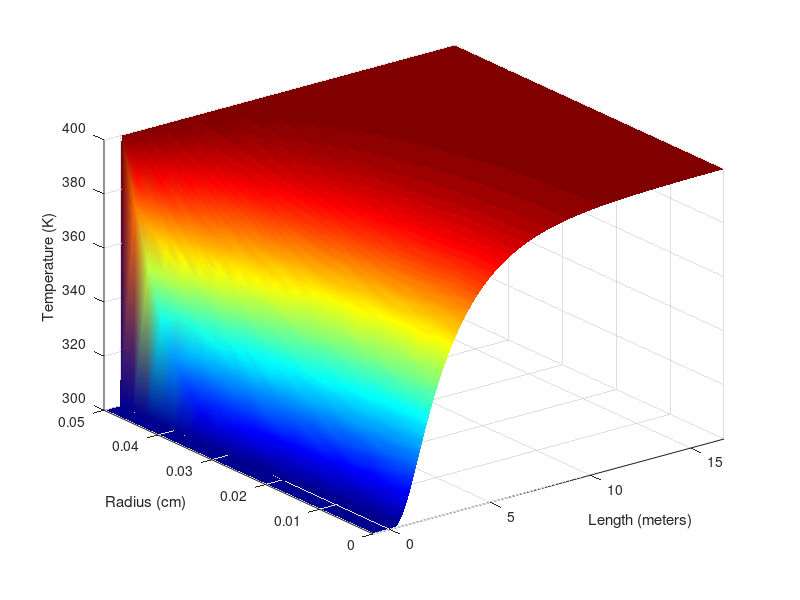
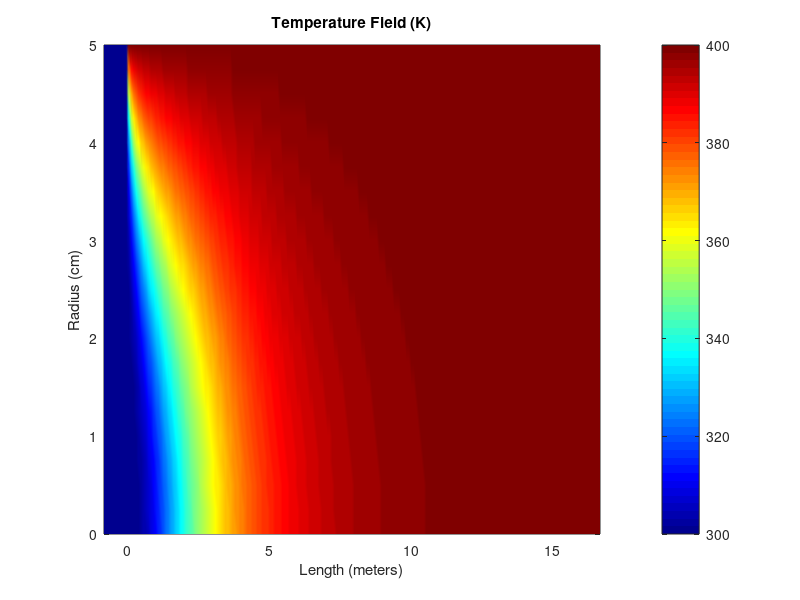
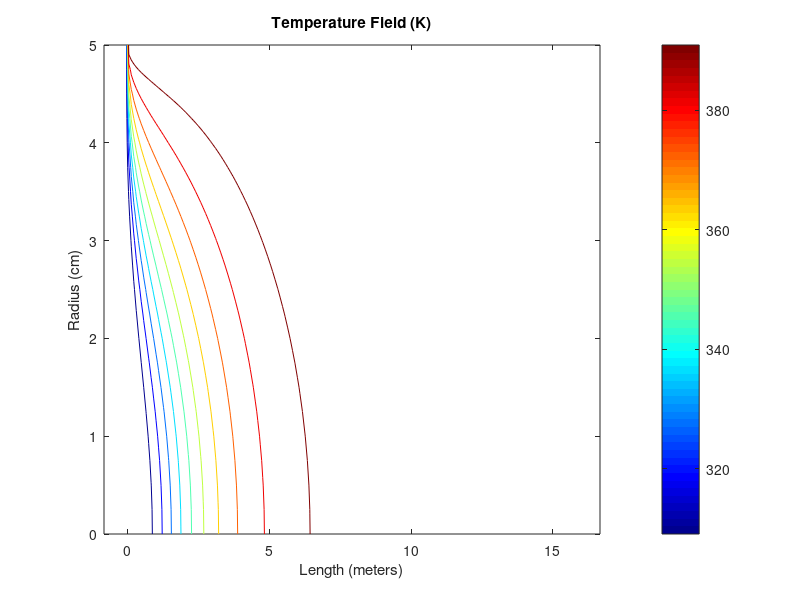
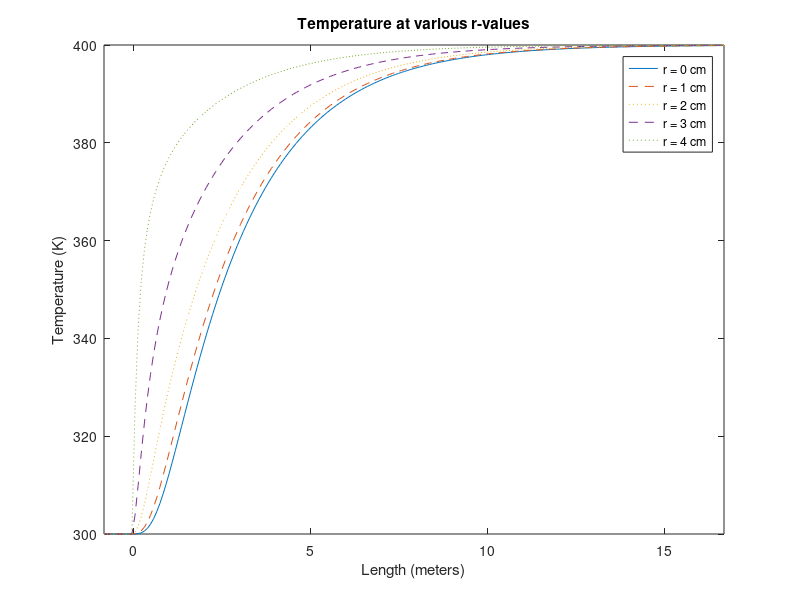

Write the MATLAB code that produced these figures, in order.
% 10.34 - Fall 2006
% Hw Set #8 - Problem #1
% Rob Ashcraft - Oct. 25, 2006


% Heat transfer to a laminar flow in a tube, without neglecting axial
% heat conduction.

%function p1_main

clear; clc;

% Peclet number (Pe) = 2*U*R/a = 2*U*R*rho*Cp/lambda

Re = 100;

T0 = 300;  % K
T1 = 400;  % K
Cp = 4000;  % J/kg-K
lam = 0.6;  % W/m-K = J/m-s-K
mu = 0.5e-3;  % N-s/m^2
rho = 1000;  % kg/m^3

alpha = lam/rho/Cp  % thermal diffusivity (m^2/s)

R = 0.050;  % m

U = Re*mu/(2*R*rho)  % m/s

Pe = 2*U*R/alpha   % Peclet number

tau_cond = R^2/(2*alpha)   % sec

Nr = 5*4 + 1;
Nz = 201;
N_total = Nz*Nr;

Nup = 0.1;
Ndown = 2;

% actual variables
% take X tau's worth of U_centerline
z_initial = -Nup*2*U*tau_cond   %meters, start 2 tau's upstream
z_final = Ndown*2*U*tau_cond   %meters, go 10 tau's downstream

dz = (z_final - z_initial)/(Nz-1);
dr = R/(Nr-1);


A_sparse = spalloc(N_total,N_total,5*N_total);
b_vec = zeros(Nr*Nz,1);

for i = 1:Nz
    for j = 1:Nr
        
        % set up the index
        n = inline('(i-1)*Nr + j','i','j','Nr');
        
        z_var(j,i) = z_initial + (i-1)*dz;
        r_var(j,i) = 0 + (j-1)*dr;
        
        z(i) = z_initial + (i-1)*dz;
        r(j) = 0 + (j-1)*dr;
        
        v_z = 2*U*(1-(r(j)/R)^2);

        
        % set up the boundary conditions
        
        % Wall BC for R
        if(j == Nr  &&  (z_initial + (i-1)*dz) < 0)   % T0 at the wall
            A_sparse(n(i,j,Nr),n(i,j,Nr)) = 1;
            b_vec(n(i,j,Nr)) = 300;  % scaled variable - equivalent to T0
        elseif(j == Nr)             % T1 at the wall
            A_sparse(n(i,j,Nr),n(i,j,Nr)) = 1;
            b_vec(n(i,j,Nr)) = 400; %zeta/zeta_final;  % scaled variable - equivalent to T1
        end
        % Centerline BC: dT/dr = 0
        if(j == 1)             % dT/dr = 0  --> polynomial interpolation
            A_sparse(n(i,j,Nr),n(i,j,Nr)) = 1;
            A_sparse(n(i,j,Nr),n(i,j+1,Nr)) = -4/3;
            A_sparse(n(i,j,Nr),n(i,j+2,Nr)) = 1/3;
            b_vec(n(i,j,Nr)) = 0;
        end
        
        % z-direction BCs
        if(i == 1  && j > 1 && j < Nr)
            A_sparse(n(i,j,Nr),n(i,j,Nr)) = 1;
            b_vec(n(i,j,Nr)) = 300;  % scaled variable - equivalent to T0
        elseif(i == Nz  && j > 1 && j < Nr)
            %A_sparse(n(i,j,Nr),n(i,j,Nr)) = 1;
            %b_vec(n(i,j,Nr)) = 1;  % scaled variable - equivalent to T1
            A_sparse(n(i,j,Nr),n(i,j,Nr)) = 1;
            A_sparse(n(i,j,Nr),n(i-1,j,Nr)) = -4/3;
            A_sparse(n(i,j,Nr),n(i-2,j,Nr)) = 1/3;
            b_vec(n(i,j,Nr)) = 0;
        end
        
        % now set up the equations for the internal region
        if(i > 1 && i < Nz  &&  j > 1 && j < Nr)
            b_vec(n(i,j,Nr)) = 0;
            
            A_sparse(n(i,j,Nr),n(i,j+1,Nr)) = 1/dr^2 + 1/(2*r(j)*dr);
            A_sparse(n(i,j,Nr),n(i+1,j,Nr)) = 1/(dz^2);
            A_sparse(n(i,j,Nr),n(i,j,Nr)) = -2/dr^2 - 2/(dz^2) - v_z/alpha/dz;
            A_sparse(n(i,j,Nr),n(i,j-1,Nr)) = 1/dr^2 - 1/(2*r(j)*dr);
            A_sparse(n(i,j,Nr),n(i-1,j,Nr)) = 1/(dz^2) + v_z/alpha/dz;
            
        end
        
    end
end

Temp_vec = A_sparse\b_vec;
%[Temp_vec,flag,relres,iter] = gmres(A_sparse,b_vec,5,[],100,[],[],[]);

resid = A_sparse*Temp_vec - b_vec;

sum(resid)

Temp = reshape(Temp_vec,Nr,Nz);

figure;
surf(z_var,r_var,Temp); shading interp; colormap jet;
axis([z_initial z_final 0 R 300 400]);
xlabel('Length (meters)'); ylabel('Radius (cm)'); zlabel('Temperature (K)');

figure;
pcolor(z_var,r_var*100,Temp); colorbar; shading interp; colormap jet;
axis([z_initial z_final 0 R*100]);
xlabel('Length (meters)'); ylabel('Radius (cm)'); title('Temperature Field (K)');

figure;
[C,h] = contour(z_var,r_var*100,Temp,10); colorbar; shading interp; colormap jet;
axis([z_initial z_final 0 R*100]);
%set(h,'ShowText','on','TextStep',get(h,'LevelStep')*2)
xlabel('Length (meters)'); ylabel('Radius (cm)'); title('Temperature Field (K)');

figure;
plot(z,Temp(0*(Nr-1)+1,:),'-',z,Temp(0.2*(Nr-1)+1,:),'--',z,Temp(0.4*(Nr-1)+1,:),':',...
    z,Temp(0.6*(Nr-1)+1,:),'--',z,Temp(0.8*(Nr-1)+1,:),':');
axis([z_initial z_final 300 400]);  
xlabel('Length (meters)'); ylabel('Temperature (K)'); title('Temperature at various r-values');
legend('r = 0 cm','r = 1 cm','r = 2 cm','r = 3 cm','r = 4 cm');    
    
    
    
    
    